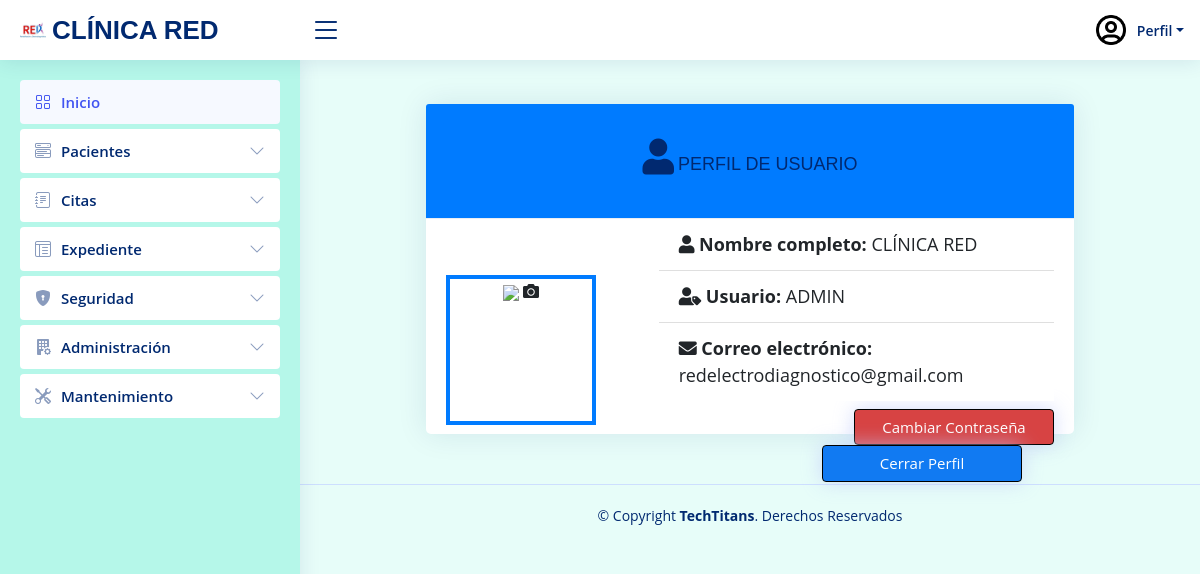
Screenshot of /PHP/Perfil/V_Perfil/V_perfil.php (signed in) with the database file from the repository.
### tables this page shows
CREATE TABLE `tbl_ms_usuario` (
  `Id_Usuario` int(11) NOT NULL,
  `DNI` varchar(13) DEFAULT NULL,
  `Usuario` varchar(15) DEFAULT NULL,
  `Correo` varchar(40) DEFAULT NULL,
  `Nombre` varchar(80) DEFAULT NULL,
  `Direccion` varchar(80) DEFAULT NULL,
  `FechaNacimiento` date DEFAULT NULL,
  `FechaContratacion` datetime DEFAULT NULL,
  `Estado_Usuario` int(11) DEFAULT NULL,
  `Contrasena` varchar(35) DEFAULT NULL,
  `IdRol` int(11) DEFAULT NULL,
  `IdGenero` int(11) DEFAULT NULL,
  `primer_ingreso` int(11) NOT NULL DEFAULT 0,
  `Fecha_Ultima_Conexion` datetime DEFAULT NULL,
  `Primer_Inicio_Sesion` datetime DEFAULT NULL,
  `Fecha_Vencimiento` date DEFAULT NULL,
  `Creado_Por` varchar(15) DEFAULT NULL,
  `Fecha_Creacion` datetime DEFAULT NULL,
  `Numero_Inicio_Sesion` int(11) DEFAULT NULL,
  `CodigoOTP` int(6) NOT NULL,
  `FechaExpiracionOTP` datetime DEFAULT NULL
);

### PHP/Perfil/C_Perfil/C_perfil.php (called while the page is built, shortened)
<?php
include '../../Controladores/Conexion/Conexion_be.php';
$id_usuario = $_SESSION['id_D'];
$sql ="SELECT
           Nombre,
           Usuario,
           Correo,
           DNI,
           Direccion
        FROM tbl_ms_usuario
        WHERE id_usuario = $id_usuario;";
$resultado = mysqli_query($conexion, $sql);
?>

### PHP/Perfil/V_Perfil/V_perfil.php (the view, shortened to what this page needs)
<?php
include '../../Controladores/Conexion/Conexion_be.php';
include '../C_Perfil/C_perfil.php';
?>
<!DOCTYPE html>
<html lang="es">
<head>
    <link href="../../../assets/vendor/bootstrap/css/bootstrap.min.css" rel="stylesheet">
    <link href="../../../assets/vendor/bootstrap-icons/bootstrap-icons.css" rel="stylesheet">
    <link href="../../../assets/vendor/boxicons/css/boxicons.min.css" rel="stylesheet">
    <link href="../../../assets/vendor/quill/quill.snow.css" rel="stylesheet">
    <link href="../../../assets/vendor/quill/quill.bubble.css" rel="stylesheet">
    <link href="../../../assets/vendor/remixicon/remixicon.css" rel="stylesheet">
    <link href="../../../assets/vendor/simple-datatables/Perfil.css" rel="stylesheet">
    <link href="../../../assets/vendor/simple-datatables/style.css" rel="stylesheet">
    <link href="https://cdnjs.cloudflare.com/ajax/libs/font-awesome/5.15.1/css/all.min.css" rel="stylesheet">
    <link href="https://stackpath.bootstrapcdn.com/bootstrap/4.5.2/css/bootstrap.min.css" rel="stylesheet">
    <link href="../../../assets/css/style.css" rel="stylesheet">
    <link rel="stylesheet" href="https://cdn.datatables.net/1.13.7/css/jquery.dataTables.css" />
</head>
<body>
<?php
include '../../../Recursos/Componentes/header.php';
?>
<main id="main" class="main">
    <div class="container mt-4">
        <div class="card profile-card">
            <div class="card-header bg-primary text-white text-center">
                <h5 class="card-title"><i class="fas fa-user fa-2x mr-1"></i>PERFIL DE USUARIO</h5>
            </div>
            <div class="card-body">
                <div class="row">
                    <div class="col-md-4 text-center">
                        <div id="imagenPerfil" class="position-relative">
                        <img src="../../../assets/img/user-profile.png" class="img-fluid" >
                            <i class="fas fa-camera camera-icon" onclick="cambiarImagen()"></i>
                        </div>
                    </div>
                    <div class="col-md-8">
                        <ul class="list-group list-group-flush">
                            <?php
                            mysqli_data_seek($resultado, 0);
                            while ($fila = mysqli_fetch_assoc($resultado)) {
                            ?>
                                <li class="list-group-item"><i class="fas fa-user"></i><strong> Nombre completo:</strong> <?php echo $fila['Nombre'] ?></li>
                                <li class="list-group-item"><i class="fas fa-user-tag"></i><strong> Usuario:</strong> <?php echo $fila['Usuario'] ?></li>
                                <li class="list-group-item"><i class="fas fa-envelope"></i><strong> Correo electrónico:</strong> <?php echo $fila['Correo'] ?></li>
                            <?php
                            }
                            ?>
                        </ul>
                        <form action="./V_CambiarcontrasenaPerfil.php" method="POST" class="mt-2">
                            <button id="btncambiocontraseñaperfil" class="btn btn-warning">Cambiar Contraseña</button>
                        </form>
                        <button id="btncerrarperfil" class="btn btn-danger" onclick="cerrarPerfil()">Cerrar Perfil</button>
                    </div>
                </div>
            </div>
        </div>
    </div>
</main>
</body>
</html>

### assets/css/style.css (style rules this page uses)
.btn { font-size: 15px; width: 45px; background-color: #00b7ff; border: none; width: 70px; }
:root { scroll-behavior: smooth; }
body { font-family: "Open Sans", sans-serif; background: #e7fdf9; color: #444444; }
a { color: #4154f1; text-decoration: none; }
h1, h2, h3, h4, h5, h6 { font-family: "Nunito", sans-serif; }
#main { margin-top: 60px; padding: 20px 30px; transition: all 0.3s; }
.row { display: flex; align-items: center; }
.col-md-4, .col-md-2, .btn-dangerf { flex: 1; text-align: left; }
.card { margin-bottom: 30px; border: none; border-radius: 5px; box-shadow: 0px 0 30px rgba(1, 41, 112, 0.1); }
.card-header, .card-footer { border-color: #ebeef4; background-color: #fff; color: #798eb3; padding: 15px; }
.card-title { padding: 20px 0 15px 0; font-size: 18px; font-weight: 500; color: #012970; font-family: "Poppins", sans-serif; }
.card-body { padding: 0 20px 20px 20px; }
.sidebar { position: fixed; top: 60px; left: 0; bottom: 0; width: 300px; z-index: 996; transition: all 0.3s; padding: 20px; overflow-y: auto; scrollbar-width: thin; scrollbar-color: #aab7cf transparent; box-shadow: 0px 0px 20px rgba(1, 41, 112, 0.1); background-color: #b5f7e9; }
@media (min-width: 1200px) { #main, #footer { margin-left: 300px; } }
.sidebar-nav { padding: 0; margin: 0; list-style: none; }
.sidebar-nav li { padding: 0; margin: 0; list-style: none; }
.sidebar-nav .nav-item { margin-bottom: 5px; }
.sidebar-nav .nav-link { display: flex; align-items: center; font-size: 15px; font-weight: 600; color: #4154f1; transition: 0.3; background: #f6f9ff; padding: 10px 15px; border-radius: 4px; }
.sidebar-nav .nav-link i { font-size: 16px; margin-right: 10px; color: #4154f1; }
.sidebar-nav .nav-link.collapsed { color: #012970; background: #fff; }
.sidebar-nav .nav-link.collapsed i { color: #899bbd; }
.sidebar-nav .nav-link .bi-chevron-down { margin-right: 0; transition: transform 0.2s ease-in-out; }
.footer { padding: 20px 0; font-size: 14px; transition: all 0.3s; border-top: 1px solid #cddfff; }
.footer .copyright { text-align: center; color: #012970; }

### rows the page displays
tbl_ms_usuario: Nombre "CLÍNICA RED", Usuario "ADMIN", Correo "redelectrodiagnostico@gmail.com"
